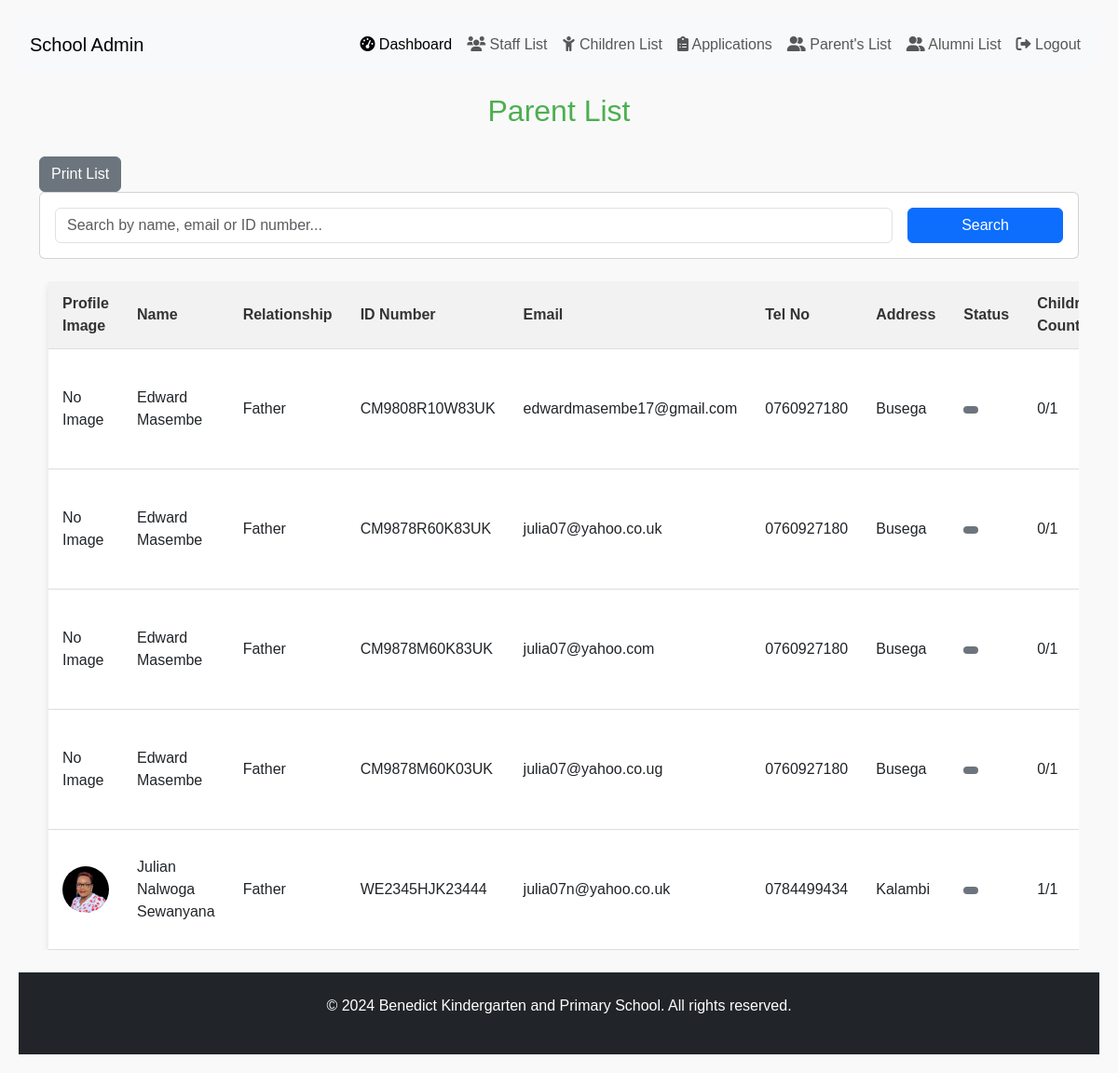
The app's page /benedict_school/parents/ (signed in), older data.
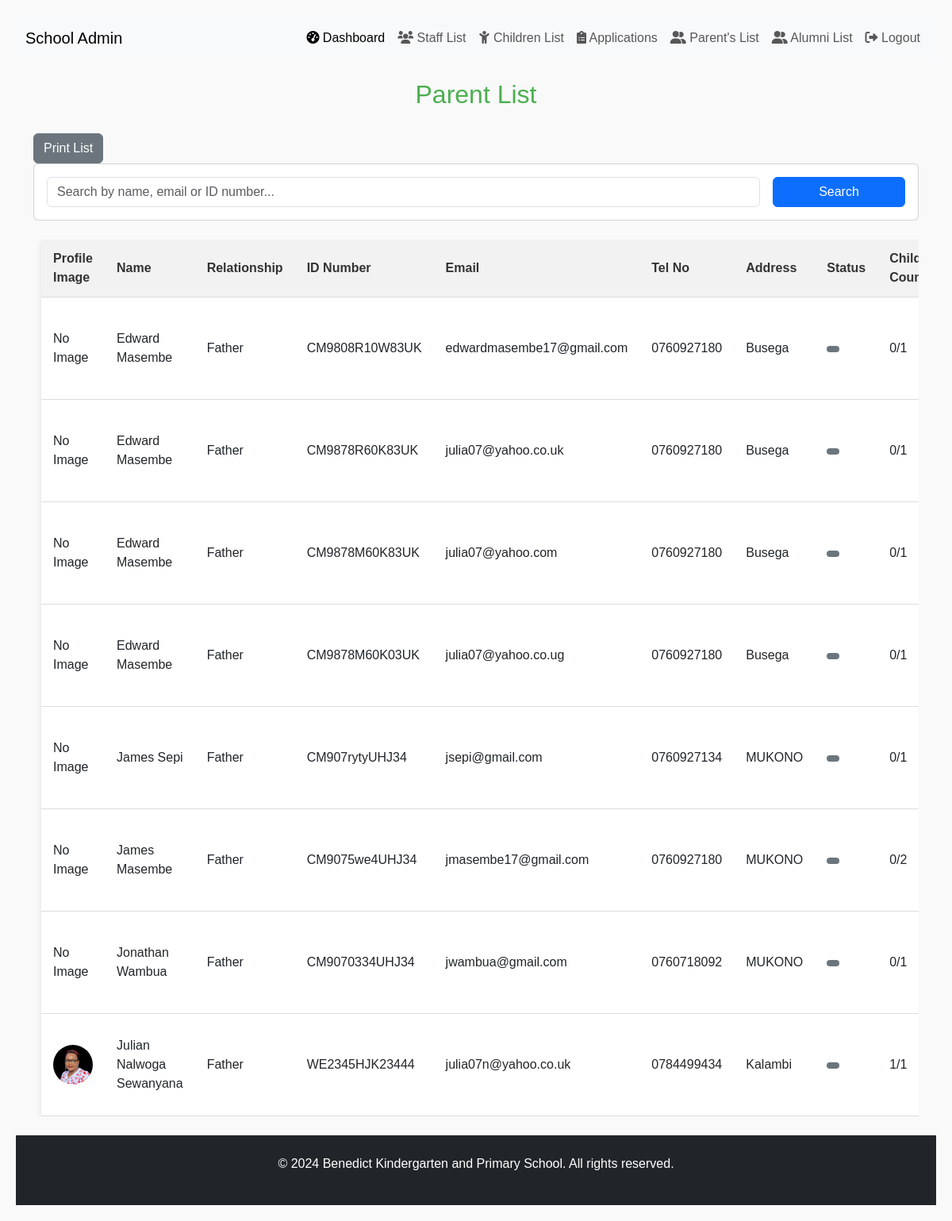
The same page, newer data.
### benedict_school/models.py (models this page shows, shortened)
class Parent(models.Model):
    first_name = models.CharField(max_length=50, default='')
    last_name = models.CharField(max_length=50, default='')
    RELATIONSHIP_TYPES = [
        ('mother', 'Mother'),
        ('father', 'Father'),
        ('guardian', 'Guardian'),
        ('relative', 'Relative'),
    ]
    relationship_type = models.CharField(
        max_length=20,
        choices=RELATIONSHIP_TYPES,
        default='father'
    )
    sex = models.CharField(
        max_length=10,
        choices=[("male", "Male"), ("female", "Female")],
        default="male"
    )
    ID_number = models.CharField(max_length=14, unique=True, null=False)
    email = models.EmailField(unique=True)
    tel_no = models.CharField(max_length=15, default='')
    address = models.CharField(max_length=100)
    parent_image = models.ImageField(upload_to="parent_images/", null=True, blank=True)
    num_children = models.PositiveIntegerField(default=1)
    STATUS_CHOICES = [
        ('active', 'Active'),
        ('alumni', 'Alumni'),
    ]
    status = models.CharField(
        max_length=20,
        choices=STATUS_CHOICES,
        default='active'
    )
    alumni_date = models.DateField(null=True, blank=True)
    reason_for_leaving = models.TextField(blank=True, null=True)

### benedict_school/views.py (the view, shortened to what this page needs)
# urls.py: path('parents/', views.parent_list, name='parent-list'),
@user_passes_test(is_admin, login_url='/admin-login/')
def parent_list(request):
    parent_list = Parent.objects.all().order_by('first_name')
    search_query = request.GET.get('search', '')
    page = request.GET.get('page', 1)
    paginator = Paginator(parent_list, 10)  # Show 10 parents per page
    try:
        parents = paginator.page(page)
    except PageNotAnInteger:
        parents = paginator.page(1)
    except EmptyPage:
        parents = paginator.page(paginator.num_pages)
    context = {
        'parents': parents,
        'page_obj': parents,  # For compatibility with your template
        'is_paginated': parents.has_other_pages(),
        'search_query': search_query,
    }
    return render(request, 'parent_list.html', context)

### benedict_school/context_processors.py (called while the page is built)
def google_maps_api_key(request):
    return {'GOOGLE_MAPS_API_KEY': getattr(settings, 'GOOGLE_MAPS_API_KEY', '')}

### benedict_school/views.py (called while the page is built)
def is_admin(user):
    return user.is_authenticated and user.is_staff  # Checks if user is admin

### benedict_school/templates/parent_list.html (shortened to what this page needs)
{% extends "admin_base.html" %}
{% load static %}
{% load django_bootstrap5 %}
{% block content %}
<body>
    <h2>Parent List</h2>
    <div>
        <button onclick="window.print()" class="btn btn-secondary me-2 no-print">
             Print List
        </button>
    </div>
    <div class="card mb-4 no-print">
        <div class="card-body">
            <form method="get" class="row g-3">
                <div class="col-md-10">
                    <input type="text"
                           name="search"
                           class="form-control"
                           placeholder="Search by name, email or ID number..."
                           value="{{ request.GET.search|default:'' }}">
                </div>
                <div class="col-md-2">
                    <div class="d-grid gap-2">
                        <button type="submit" class="btn btn-primary">Search</button>
                    </div>
                </div>
            </form>
        </div>
    </div>
    <div class="table-container">
        <table>
            <thead>
                <tr>
                    <th>Profile Image</th>
                    <th>Name</th>
                    <th>Relationship</th>
                    <th>ID Number</th>
                    <th>Email</th>
                    <th>Tel No</th>
                    <th>Address</th>
                    <th>Status</th>
                    <th>Children Count</th>
                </tr>
            </thead>
            <tbody>
                {% for parent in parents %}
                <tr>
                    <td>
                        {% if parent.parent_image %}
                            <img src="{{ parent.parent_image.url }}" alt="{{ parent.first_name }}'s profile image" class="profile-img">
                        {% else %}
                            <span>No Image</span>
                        {% endif %}
                    </td>
                    <td>{{ parent.first_name }} {{ parent.last_name }}</td>
                    <td>{{ parent.get_relationship_type_display }}</td>
                    <td>{{ parent.ID_number }}</td>
                    <td>{{ parent.email }}</td>
                    <td>{{ parent.tel_no}} </td>
                    <td>{{ parent.address }}</td>
                    <td>
                        <span class="badge
                            {% if application.child.status == 'active' %}
                                bg-success
                            {% else %}
                                bg-secondary
                            {% endif %}
                        ">
                        </span>
                    </td>
                    <td>{{ parent.children.count }}/{{ parent.num_children }}</td>
                </tr>
                {% endfor %}
            </tbody>
        </table>
</body>
{% endblock %}

### benedict_school/templates/admin_base.html (shortened to what this page needs)
{% load static %}
{% load django_bootstrap5 %}
<!DOCTYPE html>
<html lang="en">
  <head>
    <link rel="stylesheet" href="https://cdnjs.cloudflare.com/ajax/libs/font-awesome/6.0.0-beta3/css/all.min.css">
    <link href="https://cdn.jsdelivr.net/npm/bootstrap@5.3.3/dist/css/bootstrap.min.css" rel="stylesheet">
  </head>
  <body>
    <nav class="navbar navbar-expand-lg navbar-light bg-light">
      <div class="container-fluid">
        <a class="navbar-brand" href="{% url 'admin_dashboard' %}">School Admin</a>
        <div class="collapse navbar-collapse" id="navbarNav">
          <ul class="navbar-nav ms-auto">
            <li class="nav-item">
              <a class="nav-link active" href="{% url 'admin_dashboard' %}"><i class="fas fa-tachometer-alt"></i> Dashboard</a>
            </li>
            <li class="nav-item">
              <a class="nav-link" href="{% url 'staff_list' %}"><i class="fas fa-users"></i> Staff List</a>
            </li>
            <li class="nav-item">
              <a class="nav-link" href="{% url 'child-list' %}"><i class="fas fa-child"></i> Children List</a>
            </li>
            <li class="nav-item">
              <a class="nav-link" href="{% url 'application-list' %}"><i class="fas fa-clipboard-list"></i> Applications</a>
            </li>
            <li class="nav-item">
              <a class="nav-link" href="{% url 'parent-list' %}"><i class="fas fa-user-friends"></i> Parent's List</a>
            </li>
            <li class="nav-item">
              <a class="nav-link" href="{% url 'alumni-list' %}"><i class="fas fa-user-friends"></i> Alumni List</a>
            </li>
            <form action="{% url 'logout' %}" method="POST" class="d-inline">
              <button type="submit" class="btn btn-link nav-link"><i class="fas fa-sign-out-alt"></i> Logout</button>
            </form>
          </ul>
        </div>
      </div>
    </nav>
    <main class="container my-4">
      {% block content %}{% endblock %}
    </main>
    <footer class="bg-dark text-white py-4">
      <div class="container-fieldtext-center">
        <p>&copy; 2024 Benedict Kindergarten and Primary School. All rights reserved.</p>
      </div>
    </footer>
  </body>
</html>

### benedict_school/templates/parent_list.html (style rules this page uses)
* { margin: 0; padding: 0; box-sizing: border-box; }
body { font-family: Arial, sans-serif; background-color: #f9f9f9; padding: 20px; }
h2 { text-align: center; margin-bottom: 30px; color: #4CAF50; }
.table-container { max-width: 100%; overflow-x: auto; margin: 0 auto; padding: 0 10px; }
table { width: 100%; border-collapse: collapse; background-color: #fff; box-shadow: 0 4px 8px rgba(0, 0, 0, 0.1); }
th, td { padding: 12px 15px; text-align: left; border-bottom: 1px solid #ddd; }
th { background-color: #f2f2f2; color: #333; }
.profile-img { width: 50px; height: 50px; border-radius: 50%; object-fit: cover; }

### benedict_school/templates/admin_base.html (style rules this page uses)
footer { background-color: #000000; color: white; padding: 40px 20px; text-align: center; }

Row changes from the older to the newer data that the page shows:
added Parent: parent_image "No Image", first_name "James", last_name "Sepi", relationship_type "Father", ID_number "CM907rytyUHJ34", email "jsepi@gmail.com", tel_no "0760927134", address "MUKONO", children.count "0", num_children "1"
added Parent: parent_image "No Image", first_name "James", last_name "Masembe", relationship_type "Father", ID_number "CM9075we4UHJ34", email "jmasembe17@gmail.com", tel_no "0760927180", address "MUKONO", children.count "0", num_children "2"
added Parent: parent_image "No Image", first_name "Jonathan", last_name "Wambua", relationship_type "Father", ID_number "CM9070334UHJ34", email "jwambua@gmail.com", tel_no "0760718092", address "MUKONO", children.count "0", num_children "1"
